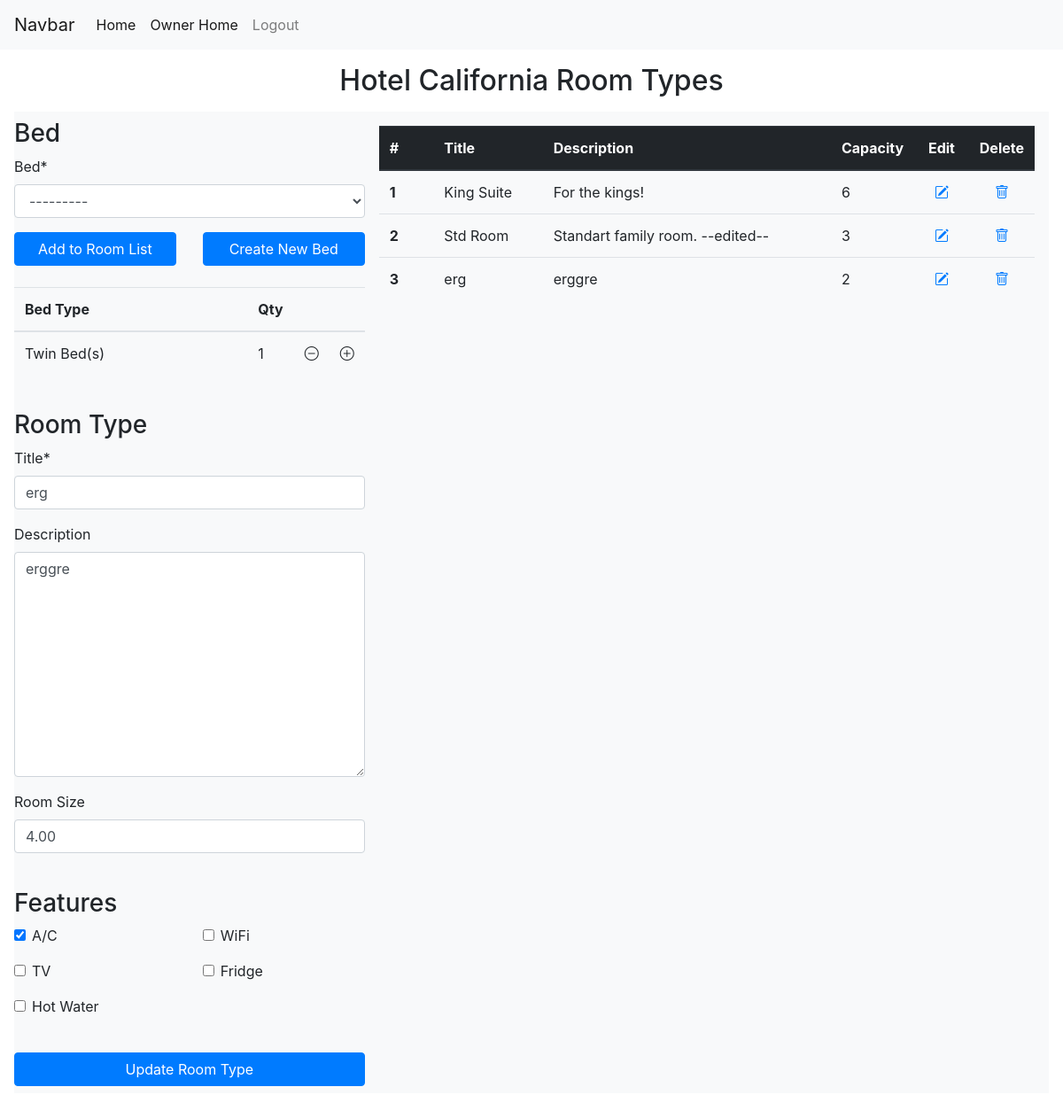
Screenshot of /manager/2/room_types/edit/12 (signed in) with the database file from the repository.
### manager/models.py (models this page shows, shortened)
class Hotel(models.Model):
    owners = models.ManyToManyField(Owner)
    name = models.CharField(max_length=128)
    country = models.ForeignKey('main.Country', on_delete=models.SET_NULL, null=True, related_name='hotels')
    state = models.CharField(max_length=32, null=True, blank=True)
    city = models.CharField(max_length=32)
    address_line_1 = models.CharField(max_length=64)
    address_line_2 = models.CharField(max_length=64, null=True, blank=True)
    zipcode = models.CharField(max_length=16)
    email = models.EmailField(max_length=256)
    phone_number = PhoneNumberField()

class RoomBed(models.Model):
    room_type = models.ForeignKey(RoomType, on_delete=models.CASCADE, related_name='room_beds')
    bed = models.ForeignKey(Bed, on_delete=models.CASCADE)
    quantity = models.PositiveSmallIntegerField()

class Bed(models.Model):
    name = models.CharField(max_length=64)
    capacity = models.PositiveSmallIntegerField()
    description = models.CharField(max_length=64, null=True, blank=True)
    hotel = models.ForeignKey(Hotel, on_delete=models.CASCADE, related_name='beds', null=True, blank=True) # for custom defined beds.
    is_general = models.BooleanField(default=False) # for general use beds.
    def __str__(self):
        return self.name

class RoomType(models.Model):
    title = models.CharField(max_length=32, unique=True)
    description = models.CharField(max_length=512, null=True, blank=True)
    hotel = models.ForeignKey(Hotel, on_delete=models.CASCADE, related_name='room_types')
    room_size = models.DecimalField(max_digits=4, decimal_places=2, null=True, blank=True)
    has_air_con = models.BooleanField(default=False, verbose_name="A/C")
    has_wifi = models.BooleanField(default=False, verbose_name="wifi")
    has_tv = models.BooleanField(default=False, verbose_name="TV")
    has_fridge = models.BooleanField(default=False, verbose_name="fridge")
    has_hot_water = models.BooleanField(default=False, verbose_name="hot water")
    def get_capacity(self):
        capacity = 0
        room_beds = self.room_beds.all()
        for room_bed in room_beds:
            capacity += room_bed.bed.capacity * room_bed.quantity
        return capacity

### manager/views.py (the view, shortened to what this page needs)
# urls.py: path('<int:hotel_id>/room_types/edit/<pk>', views.RoomTypesEditView.as_view(), name='room_types_edit'),
class RoomTypesEditView(HotelOwnerMixin, UpdateView):
    model = RoomType
    form_class = CreateRoomTypeForm
    def setup(self, request, *args, **kwargs):
        if hasattr(self, 'get') and not hasattr(self, 'head'):
            self.head = self.get
        self.request = request
        self.args = args
        self.kwargs = kwargs
        pk = kwargs['pk']
        self.room_type = RoomType.objects.get(id=pk)
        self.hotel = self.room_type.hotel
        self.success_url = reverse_lazy('manager:room_types', kwargs={'hotel_id':self.hotel.id})
        self.room_type_form = CreateRoomTypeForm
        self.bed_form = BedForm()
        self.room_bed_form = RoomBedForm()
        self.room_beds = self.room_type.room_beds.all()
        if request.method == 'POST':
            self.bed_info = json.loads(request.POST['bed_info'])
    def get(self, request, *args, **kwargs):
        beds = Bed.objects.filter(is_general=True).filter(hotel=self.hotel)
        room_types = RoomType.objects.filter(hotel=self.hotel)
        context = {
            'create': False,
            'hotel': self.hotel,
            'room_type_form': self.room_type_form(instance=self.room_type),
            'room_type': self.room_type,
            'bed_form': self.bed_form,
            'room_bed_form': self.room_bed_form,
            'room_types': room_types,
            'beds': beds,
            'room_beds': self.room_beds,
        }
        return render(self.request, 'manager/room_types.html', context)

### manager/templates/manager/room_types.html (shortened to what this page needs)
{% extends 'main/layout.html'  %}
{% load static %}
{% block style %}
    <link rel="stylesheet" href="{% static 'manager/floor_manager.css' %}">
{% endblock %}
{% block body %}
{% load crispy_forms_tags %}
<h2 class="text-center m-3" id="main_title">{{hotel.name}} Room Types </h2>
<div class="d-flex  justify-content-center mb-5 px-3">
    {% if create %}
        <div class="container-sm bg-light py-2">
            <!-- <form id="create-form" action="{% url 'manager:room_types' hotel.id %}" method="POST">
                {% csrf_token %} -->
                <div class="row mb-4">
                    <div class="col">
                        <h3>Bed</h3>
                        {% include 'manager/input_beds.html' %}
                        <div class="row mb-4">
                            <div class="col">
                                <button class="btn btn-primary btn-block" id="add-bed-button">Add to Room List</button>
                            </div>
                            <div class="col">
                                <button class="btn btn-primary btn-block" id="create-new-bed-btn">Create New Bed</button>
                            </div>
                        </div>
                        <div id="create-bed-form" style="display: none;">
                            <form action="{% url 'manager:create_bed' hotel.id%}">
                                <div class="row mb-4">
                                    <div class="col">
                                        <h3>Create Custom Bed</h3>
                                        {{ bed_form|crispy }}
                                    </div>
                                </div>
                                <div class="row mb-4">
                                    <div class="col">
                                        <button class="btn btn-primary btn-block"
                                                id="create-bed-btn"
                                                hx-post="{% url 'manager:create_bed' hotel.id %}"
                                                hx-target="#create-bed-form-div"
                                                hx-trigger="click"
                                                hx-swap="outerHTML">
                                            Create Bed
                                        </button>
                                    </div>
                                    <div class="col">
                                        <button class="btn btn-danger btn-block" id="cancel-bed-btn">Cancel</button>
                                    </div>
                                </div>
                            </form>
                        </div>
                        <div class="my-3">
                            <table class="table" id="bed-table" style="display: none;">
                                <thead>
                                <tr>
                                    <th class="align-middle col-md-9" scope="col">Bed Type</th>
                                    <th class="align-middle text-center col-md-1" scope="col">Qty</th>
                                    <th class="align-middle text-center col-md-1" scope="col"></th>
                                    <th class="align-middle text-center col-md-1" scope="col"></th>
                                </tr>
                                </thead>
                                <tbody>
                                </tbody>
                            </table>
                        </div>
                    </div>
                </div>
            <form id="create-form" action="{% url 'manager:room_types' hotel.id %}" method="POST">
                {% csrf_token %}
                <input type="hidden" id="bed-info" name="bed_info" value="">
                <div class="row mb-4">
                    <div class="col">
                        <h3>Room Type</h3>
                        {{room_type_form.title|as_crispy_field}}
                        {{room_type_form.description|as_crispy_field}}
                        {{room_type_form.room_size|as_crispy_field}}
                    </div>
                </div>
                <div class="row mb-4">
                    <div class="col">
                        <h3>Features</h3>
                        <div class="row">
                            <div class="col">
                                {{room_type_form.has_air_con|as_crispy_field}}
                            </div>
                            <div class="col">
                                    {{room_type_form.has_wifi|as_crispy_field}}
                            </div>
                        </div>
                        <div class="row">
                            <div class="col">
                                    {{room_type_form.has_tv|as_crispy_field}}
                            </div>
                            <div class="col">
                                    {{room_type_form.has_fridge|as_crispy_field}}
                            </div>
                        </div>
                        <div class="row">
                            <div class="col">
                                    {{room_type_form.has_hot_water|as_crispy_field}}
                            </div>
                            <div class="col">
                            </div>
                        </div>
                    </div>
                </div>
                <div class="row">
                    <div class="col">
                        <input type="submit" value="Submit Room Type" class="btn btn-primary btn-block" >
                    </div>
                </div>
            </form>
        </div>
    {% else %}
        <div class="container-sm bg-light py-2">
                <div class="row mb-4">
                    <div class="col">
                        <h3>Bed</h3>
                        {% include 'manager/input_beds.html' %}
                        <div class="row mb-4">
                            <div class="col">
                                <button class="btn btn-primary btn-block" id="add-bed-button">Add to Room List</button>
                            </div>
                            <div class="col">
                                <button class="btn btn-primary btn-block" id="create-new-bed-btn">Create New Bed</button>
                            </div>
                        </div>
                        <div class="my-3">
                            <table class="table" id="bed-table" style="display: block;">
                                <thead>
                                <tr>
                                    <th class="align-middle col-md-9" scope="col">Bed Type</th>
                                    <th class="align-middle text-center col-md-1" scope="col">Qty</th>
                                    <th class="align-middle text-center col-md-1" scope="col"></th>
                                    <th class="align-middle text-center col-md-1" scope="col"></th>
                                </tr>
                                </thead>
                                <tbody>
                                    {% for room_bed in room_beds %}
                                        <tr id="row{{room_bed.bed.id}}" class="data-rows" data-bed-id="{{room_bed.bed.id}}">
                                            <td>{{room_bed.bed}}</td>
                                            <td>{{room_bed.quantity}}</td>
                                            <td><i id="minus2" data-bed-id="{{room_bed.bed.id}}" class="bi bi-dash-circle bed-minus"></i></td>
                                            <td><i id="plus2" data-bed-id="{{room_bed.bed.id}}" class="bi bi-plus-circle bed-plus"></i></td>
                                        </tr>
                                    {% endfor %}
                                </tbody>
                            </table>
                        </div>
                    </div>
                </div>
            <form id="create-form" action="{% url 'manager:room_types_edit' hotel.id room_type.id %}" method="POST">
                <div class="row mb-4">
                    <div class="col">
                        <h3>Room Type</h3>
                        {{room_type_form.title|as_crispy_field}}
                        {{room_type_form.description|as_crispy_field}}
                        {{room_type_form.room_size|as_crispy_field}}
                    </div>
                </div>
                <div class="row mb-4">
                    <div class="col">
                        <h3>Features</h3>
                        <div class="row">
                            <div class="col">
                                {{room_type_form.has_air_con|as_crispy_field}}
                            </div>
                            <div class="col">
                                    {{room_type_form.has_wifi|as_crispy_field}}
                            </div>
                        </div>
                        <div class="row">
                            <div class="col">
                                    {{room_type_form.has_tv|as_crispy_field}}
                            </div>
                            <div class="col">
                                    {{room_type_form.has_fridge|as_crispy_field}}
                            </div>
                        </div>
                        <div class="row">
                            <div class="col">
                                    {{room_type_form.has_hot_water|as_crispy_field}}
                            </div>
                            <div class="col">
                            </div>
                        </div>
                    </div>
                </div>
                <div class="row">
                    <div class="col">
                        <input type="submit" value="Update Room Type" class="btn btn-primary btn-block" >
                    </div>
                </div>
            </form>
        </div>
    {% endif %}
    {% if not room_types %}
        <div class="bg-light w-75 p-3">
            <div class="alert alert-warning" role="alert">
                No room types available.
            </div>
        </div>
    {% else %}
        {% include 'manager/table_room_types.html' with room_types=room_types hotel=hotel %}
    {% endif %}
</div>
{% endblock %}

### manager/templates/manager/table_room_types.html
{% load static %}
<div class="bg-light w-75 p-3 animate-table" id="table_room_types_div">
    <table class="table">
        <thead class="thead-dark">
        <tr>
            <th class="align-middle col-md-1" scope="col">#</th>
            <th class="align-middle col-md-2" scope="col">Title</th>
            <th class="align-middle" scope="col">Description</th>
            <th class="align-middle text-center col-md-1" scope="col">Capacity</th>
            <th class="align-middle text-center col-md-1" scope="col">Edit</th>
            <th class="align-middle text-center col-md-1" scope="col">Delete</th>
        </tr>
        </thead>
        <tbody>
            {% for room_type in room_types %}
                <tr>
                    <th scope="row">{{forloop.counter}}</th>
                    <td>{{ room_type.title }}</td>
                    <td>{{ room_type.description }}</td>
                    <td>{{room_type.get_capacity}}</td>
                    <td style="text-align: center;" class="align-middle">
                        <a href="{% url 'manager:room_types_edit' hotel_id=hotel.id pk=room_type.id %}"><i class="bi bi-pencil-square"></i></a>
                    </td>
                    <td style="text-align: center;" class="align-middle">
                        <a href="javascript:void(0);">
                            <i data-floor="{{room_type.id}}"
                                class="bi bi-trash"
                                hx-post="room_types/del/{{room_type.id}}"
                                hx-target="#table_room_types_div"
                                hx-trigger="click"
                                hx-swap="outerHTML swap:100ms"
                                hx-confirm="Are you sure you want to delete the room type?"></i>
                        </a>
                    </td>
                </tr>
            {% endfor %}
        </tbody>
    </table>
</div>

### rows the page displays
Hotel: name "Hotel California"
RoomBed: bed "Twin Bed(s)", quantity "1"
RoomType: title "erg", description "erggre", room_size "4.00", has_air_con "☑", get_capacity "2"
RoomType: title "King Suite", description "For the kings!", get_capacity "6"
RoomType: title "Std Room", description "Standart family room. --edited--", get_capacity "3"
